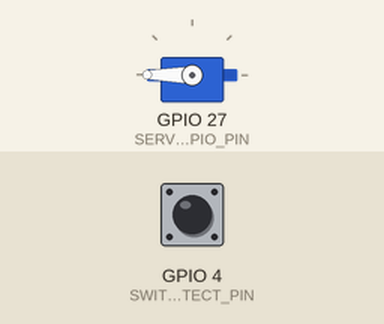
Recording of a program running on a simulated ESP32. Parts: servo. The test bench sets the inputs (shaded band); at power-on: GPIO 4 (SWITCH_DETECT_PIN) HIGH. What the program prints to the serial monitor is not drawn.

Above: at 1.2 s.
1.3 s: GPIO 4 (SWITCH_DETECT_PIN) pulled LOW for 0.15 s
At 2.6 s:
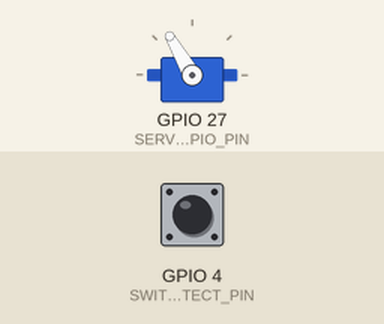
4.3 s: GPIO 4 (SWITCH_DETECT_PIN) pulled LOW for 1 s
At 4.84 s:
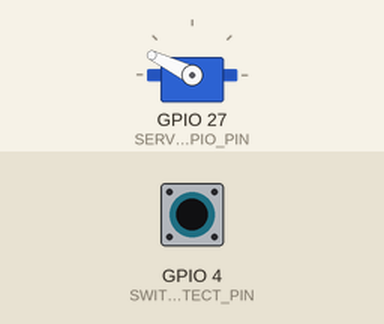
8.3 s: GPIO 4 (SWITCH_DETECT_PIN) pulled LOW for 3.2 s
At 10.03 s:
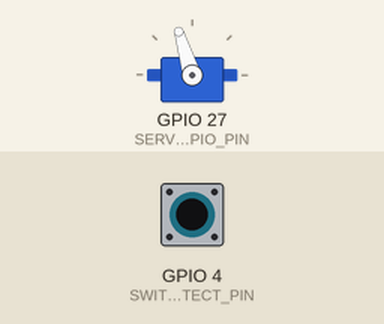
Timing chart, 0 to 13.1 s (numbered marks = the images above; inputs shaded):
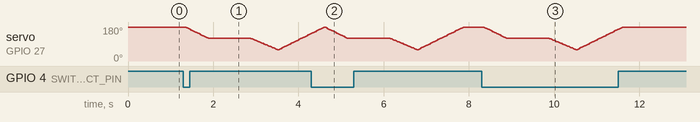

The program:

main.cpp
```cpp
#include <Arduino.h>
#include <ESP32Servo.h>

/* Number of PIN where the HIGH should be detected that comes from SIG_PIN */
const int SWITCH_DETECT_PIN = GPIO_NUM_4;

const int SERVO_GPIO_PIN = GPIO_NUM_27;

Servo servo;

int pos = 0;

// Starting position of servo
int startPos = 270;
// Position of the first pause
int pausePos = startPos - 90;
// End position (maximum movement of arm)
int endPos = pausePos - 90;

// The used servo somehow does not work like I wanted it to.
// This could happen because of misconfiguration of the frequency, pulse width etc.
// which I dont know the time of writing this...
// So to fix this, I have to calculate the degrees on a scale between 0 and 180 degress,
// because 180 degress is the maximum (and the servo always goes to 270)
float translateDegrees(int val) {
  if(val < 0) return 0;
  if(val > 270) return 180;
  return (val / 270.0) * 180.0;
}

void run() {
  Serial.printf("Starting at position: %d \n", startPos);
  Serial.println(translateDegrees(startPos));

  // Go to pause position
  for(pos = startPos; pos > pausePos; --pos) {
		servo.write(translateDegrees(pos));
		delay(6);
  }

  // Do pause position
  Serial.printf("Pause at position: %d \n", pos);
  Serial.println(translateDegrees(pos));
  delay(1000);

  // Go to end position
  for (pos = pausePos; pos > endPos; --pos) {
		servo.write(translateDegrees(pos));
		delay(7);
	}

  Serial.printf("Ended at position: %d \n", pos);
  Serial.println(translateDegrees(pos));
  delay(10);

  // Go to start position
	for (pos = endPos; pos < startPos; ++pos) {
		servo.write(translateDegrees(pos));
		delay(6);
	}

  Serial.printf("Returned to position: %d \n", pos);
  Serial.println(translateDegrees(pos));
}

void setup() {
  Serial.begin(9600);

  servo.attach(SERVO_GPIO_PIN, 500, 2500);
  servo.write(translateDegrees(startPos));

  // Set detect pin as input
  pinMode(SWITCH_DETECT_PIN, INPUT_PULLUP);
}

void loop() {
  Serial.println(digitalRead(SWITCH_DETECT_PIN));

  if(digitalRead(SWITCH_DETECT_PIN) == LOW) {
    run();
  };
}
```
